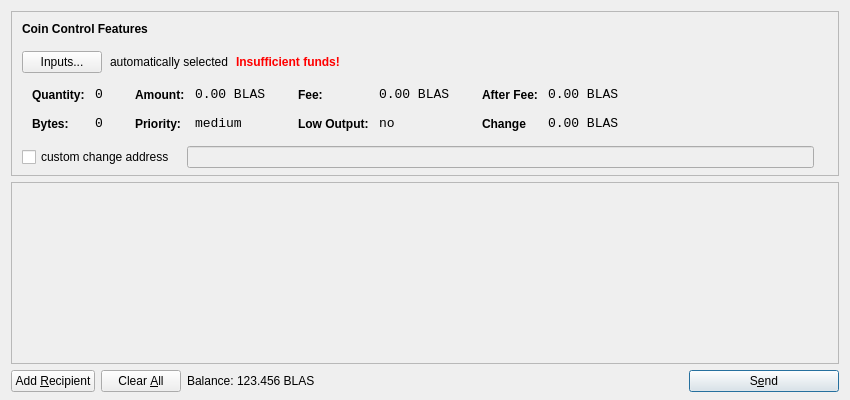
<?xml version="1.0" encoding="UTF-8"?>
<ui version="4.0">
 <class>SendCoinsDialog</class>
 <widget class="QDialog" name="SendCoinsDialog">
  <property name="geometry">
   <rect>
    <x>0</x>
    <y>0</y>
    <width>850</width>
    <height>400</height>
   </rect>
  </property>
  <property name="windowTitle">
   <string>Send Coins</string>
  </property>
  <layout class="QVBoxLayout" name="verticalLayout" stretch="0,1,0">
   <property name="bottomMargin">
    <number>8</number>
   </property>
   <item>
    <widget class="QFrame" name="frameCoinControl">
     <property name="sizePolicy">
      <sizepolicy hsizetype="Expanding" vsizetype="Expanding">
       <horstretch>0</horstretch>
       <verstretch>0</verstretch>
      </sizepolicy>
     </property>
     <property name="maximumSize">
      <size>
       <width>16777215</width>
       <height>16777215</height>
      </size>
     </property>
     <property name="frameShape">
      <enum>QFrame::StyledPanel</enum>
     </property>
     <property name="frameShadow">
      <enum>QFrame::Sunken</enum>
     </property>
     <layout class="QVBoxLayout" name="verticalLayoutCoinControl2">
      <property name="spacing">
       <number>-1</number>
      </property>
      <property name="leftMargin">
       <number>0</number>
      </property>
      <property name="topMargin">
       <number>0</number>
      </property>
      <property name="rightMargin">
       <number>0</number>
      </property>
      <property name="bottomMargin">
       <number>6</number>
      </property>
      <item>
       <layout class="QVBoxLayout" name="verticalLayoutCoinControl" stretch="0,0,0,0,1">
        <property name="spacing">
         <number>0</number>
        </property>
        <property name="leftMargin">
         <number>10</number>
        </property>
        <property name="topMargin">
         <number>10</number>
        </property>
        <item>
         <layout class="QHBoxLayout" name="horizontalLayoutCoinControl1">
          <property name="bottomMargin">
           <number>15</number>
          </property>
          <item>
           <widget class="QLabel" name="labelCoinControlFeatures">
            <property name="sizePolicy">
             <sizepolicy hsizetype="Preferred" vsizetype="Maximum">
              <horstretch>0</horstretch>
              <verstretch>0</verstretch>
             </sizepolicy>
            </property>
            <property name="font">
             <font>
              <weight>75</weight>
              <bold>true</bold>
             </font>
            </property>
            <property name="styleSheet">
             <string notr="true">font-weight:bold;</string>
            </property>
            <property name="text">
             <string>Coin Control Features</string>
            </property>
           </widget>
          </item>
         </layout>
        </item>
        <item>
         <layout class="QHBoxLayout" name="horizontalLayoutCoinControl2" stretch="0,0,0,0">
          <property name="spacing">
           <number>8</number>
          </property>
          <property name="bottomMargin">
           <number>10</number>
          </property>
          <item>
           <widget class="QPushButton" name="pushButtonCoinControl">
            <property name="styleSheet">
             <string notr="true"/>
            </property>
            <property name="text">
             <string>Inputs...</string>
            </property>
           </widget>
          </item>
          <item>
           <widget class="QLabel" name="labelCoinControlAutomaticallySelected">
            <property name="text">
             <string>automatically selected</string>
            </property>
            <property name="margin">
             <number>5</number>
            </property>
           </widget>
          </item>
          <item>
           <widget class="QLabel" name="labelCoinControlInsuffFunds">
            <property name="font">
             <font>
              <weight>75</weight>
              <bold>true</bold>
             </font>
            </property>
            <property name="styleSheet">
             <string notr="true">color:red;font-weight:bold;</string>
            </property>
            <property name="text">
             <string>Insufficient funds!</string>
            </property>
            <property name="margin">
             <number>5</number>
            </property>
           </widget>
          </item>
          <item>
           <spacer name="horizontalSpacerCoinControl">
            <property name="orientation">
             <enum>Qt::Horizontal</enum>
            </property>
            <property name="sizeHint" stdset="0">
             <size>
              <width>40</width>
              <height>1</height>
             </size>
            </property>
           </spacer>
          </item>
         </layout>
        </item>
        <item>
         <widget class="QWidget" name="widgetCoinControl" native="true">
          <property name="sizePolicy">
           <sizepolicy hsizetype="Preferred" vsizetype="Preferred">
            <horstretch>0</horstretch>
            <verstretch>0</verstretch>
           </sizepolicy>
          </property>
          <property name="minimumSize">
           <size>
            <width>0</width>
            <height>0</height>
           </size>
          </property>
          <property name="styleSheet">
           <string notr="true"/>
          </property>
          <layout class="QHBoxLayout" name="horizontalLayoutCoinControl5">
           <property name="margin">
            <number>0</number>
           </property>
           <item>
            <layout class="QHBoxLayout" name="horizontalLayoutCoinControl3" stretch="0,0,0,1">
             <property name="spacing">
              <number>20</number>
             </property>
             <property name="topMargin">
              <number>0</number>
             </property>
             <property name="bottomMargin">
              <number>10</number>
             </property>
             <item>
              <layout class="QFormLayout" name="formLayoutCoinControl1">
               <property name="horizontalSpacing">
                <number>10</number>
               </property>
               <property name="verticalSpacing">
                <number>14</number>
               </property>
               <property name="leftMargin">
                <number>10</number>
               </property>
               <property name="topMargin">
                <number>4</number>
               </property>
               <property name="rightMargin">
                <number>6</number>
               </property>
               <item row="0" column="0">
                <widget class="QLabel" name="labelCoinControlQuantityText">
                 <property name="styleSheet">
                  <string notr="true">font-weight:bold;</string>
                 </property>
                 <property name="text">
                  <string>Quantity:</string>
                 </property>
                 <property name="margin">
                  <number>0</number>
                 </property>
                </widget>
               </item>
               <item row="0" column="1">
                <widget class="QLabel" name="labelCoinControlQuantity">
                 <property name="font">
                  <font>
                   <family>Monospace</family>
                   <pointsize>10</pointsize>
                  </font>
                 </property>
                 <property name="cursor">
                  <cursorShape>IBeamCursor</cursorShape>
                 </property>
                 <property name="contextMenuPolicy">
                  <enum>Qt::ActionsContextMenu</enum>
                 </property>
                 <property name="text">
                  <string>0</string>
                 </property>
                 <property name="margin">
                  <number>0</number>
                 </property>
                 <property name="textInteractionFlags">
                  <set>Qt::LinksAccessibleByMouse|Qt::TextSelectableByKeyboard|Qt::TextSelectableByMouse</set>
                 </property>
                </widget>
               </item>
               <item row="1" column="0">
                <widget class="QLabel" name="labelCoinControlBytesText">
                 <property name="styleSheet">
                  <string notr="true">font-weight:bold;</string>
                 </property>
                 <property name="text">
                  <string>Bytes:</string>
                 </property>
                </widget>
               </item>
               <item row="1" column="1">
                <widget class="QLabel" name="labelCoinControlBytes">
                 <property name="font">
                  <font>
                   <family>Monospace</family>
                   <pointsize>10</pointsize>
                  </font>
                 </property>
                 <property name="cursor">
                  <cursorShape>IBeamCursor</cursorShape>
                 </property>
                 <property name="contextMenuPolicy">
                  <enum>Qt::ActionsContextMenu</enum>
                 </property>
                 <property name="text">
                  <string>0</string>
                 </property>
                 <property name="textInteractionFlags">
                  <set>Qt::LinksAccessibleByMouse|Qt::TextSelectableByKeyboard|Qt::TextSelectableByMouse</set>
                 </property>
                </widget>
               </item>
              </layout>
             </item>
             <item>
              <layout class="QFormLayout" name="formLayoutCoinControl2">
               <property name="horizontalSpacing">
                <number>10</number>
               </property>
               <property name="verticalSpacing">
                <number>14</number>
               </property>
               <property name="leftMargin">
                <number>6</number>
               </property>
               <property name="topMargin">
                <number>4</number>
               </property>
               <property name="rightMargin">
                <number>6</number>
               </property>
               <item row="0" column="0">
                <widget class="QLabel" name="labelCoinControlAmountText">
                 <property name="styleSheet">
                  <string notr="true">font-weight:bold;</string>
                 </property>
                 <property name="text">
                  <string>Amount:</string>
                 </property>
                 <property name="margin">
                  <number>0</number>
                 </property>
                </widget>
               </item>
               <item row="0" column="1">
                <widget class="QLabel" name="labelCoinControlAmount">
                 <property name="font">
                  <font>
                   <family>Monospace</family>
                   <pointsize>10</pointsize>
                  </font>
                 </property>
                 <property name="cursor">
                  <cursorShape>IBeamCursor</cursorShape>
                 </property>
                 <property name="contextMenuPolicy">
                  <enum>Qt::ActionsContextMenu</enum>
                 </property>
                 <property name="text">
                  <string notr="true">0.00 BLAS</string>
                 </property>
                 <property name="textInteractionFlags">
                  <set>Qt::LinksAccessibleByMouse|Qt::TextSelectableByKeyboard|Qt::TextSelectableByMouse</set>
                 </property>
                </widget>
               </item>
               <item row="1" column="0">
                <widget class="QLabel" name="labelCoinControlPriorityText">
                 <property name="styleSheet">
                  <string notr="true">font-weight:bold;</string>
                 </property>
                 <property name="text">
                  <string>Priority:</string>
                 </property>
                </widget>
               </item>
               <item row="1" column="1">
                <widget class="QLabel" name="labelCoinControlPriority">
                 <property name="font">
                  <font>
                   <family>Monospace</family>
                   <pointsize>10</pointsize>
                  </font>
                 </property>
                 <property name="cursor">
                  <cursorShape>IBeamCursor</cursorShape>
                 </property>
                 <property name="contextMenuPolicy">
                  <enum>Qt::ActionsContextMenu</enum>
                 </property>
                 <property name="text">
                  <string>medium</string>
                 </property>
                 <property name="textInteractionFlags">
                  <set>Qt::LinksAccessibleByMouse|Qt::TextSelectableByKeyboard|Qt::TextSelectableByMouse</set>
                 </property>
                </widget>
               </item>
              </layout>
             </item>
             <item>
              <layout class="QFormLayout" name="formLayoutCoinControl3">
               <property name="horizontalSpacing">
                <number>10</number>
               </property>
               <property name="verticalSpacing">
                <number>14</number>
               </property>
               <property name="leftMargin">
                <number>6</number>
               </property>
               <property name="topMargin">
                <number>4</number>
               </property>
               <property name="rightMargin">
                <number>6</number>
               </property>
               <item row="0" column="0">
                <widget class="QLabel" name="labelCoinControlFeeText">
                 <property name="styleSheet">
                  <string notr="true">font-weight:bold;</string>
                 </property>
                 <property name="text">
                  <string>Fee:</string>
                 </property>
                 <property name="margin">
                  <number>0</number>
                 </property>
                </widget>
               </item>
               <item row="0" column="1">
                <widget class="QLabel" name="labelCoinControlFee">
                 <property name="font">
                  <font>
                   <family>Monospace</family>
                   <pointsize>10</pointsize>
                  </font>
                 </property>
                 <property name="cursor">
                  <cursorShape>IBeamCursor</cursorShape>
                 </property>
                 <property name="contextMenuPolicy">
                  <enum>Qt::ActionsContextMenu</enum>
                 </property>
                 <property name="text">
                  <string notr="true">0.00 BLAS</string>
                 </property>
                 <property name="textInteractionFlags">
                  <set>Qt::LinksAccessibleByMouse|Qt::TextSelectableByKeyboard|Qt::TextSelectableByMouse</set>
                 </property>
                </widget>
               </item>
               <item row="1" column="0">
                <widget class="QLabel" name="labelCoinControlLowOutputText">
                 <property name="styleSheet">
                  <string notr="true">font-weight:bold;</string>
                 </property>
                 <property name="text">
                  <string>Low Output:</string>
                 </property>
                </widget>
               </item>
               <item row="1" column="1">
                <widget class="QLabel" name="labelCoinControlLowOutput">
                 <property name="font">
                  <font>
                   <family>Monospace</family>
                   <pointsize>10</pointsize>
                  </font>
                 </property>
                 <property name="cursor">
                  <cursorShape>IBeamCursor</cursorShape>
                 </property>
                 <property name="contextMenuPolicy">
                  <enum>Qt::ActionsContextMenu</enum>
                 </property>
                 <property name="text">
                  <string>no</string>
                 </property>
                 <property name="textInteractionFlags">
                  <set>Qt::LinksAccessibleByMouse|Qt::TextSelectableByKeyboard|Qt::TextSelectableByMouse</set>
                 </property>
                </widget>
               </item>
              </layout>
             </item>
             <item>
              <layout class="QFormLayout" name="formLayoutCoinControl4">
               <property name="horizontalSpacing">
                <number>10</number>
               </property>
               <property name="verticalSpacing">
                <number>14</number>
               </property>
               <property name="leftMargin">
                <number>6</number>
               </property>
               <property name="topMargin">
                <number>4</number>
               </property>
               <property name="rightMargin">
                <number>6</number>
               </property>
               <item row="0" column="0">
                <widget class="QLabel" name="labelCoinControlAfterFeeText">
                 <property name="styleSheet">
                  <string notr="true">font-weight:bold;</string>
                 </property>
                 <property name="text">
                  <string>After Fee:</string>
                 </property>
                 <property name="margin">
                  <number>0</number>
                 </property>
                </widget>
               </item>
               <item row="0" column="1">
                <widget class="QLabel" name="labelCoinControlAfterFee">
                 <property name="font">
                  <font>
                   <family>Monospace</family>
                   <pointsize>10</pointsize>
                  </font>
                 </property>
                 <property name="cursor">
                  <cursorShape>IBeamCursor</cursorShape>
                 </property>
                 <property name="contextMenuPolicy">
                  <enum>Qt::ActionsContextMenu</enum>
                 </property>
                 <property name="text">
                  <string notr="true">0.00 BLAS</string>
                 </property>
                 <property name="textInteractionFlags">
                  <set>Qt::LinksAccessibleByMouse|Qt::TextSelectableByKeyboard|Qt::TextSelectableByMouse</set>
                 </property>
                </widget>
               </item>
               <item row="1" column="0">
                <widget class="QLabel" name="labelCoinControlChangeText">
                 <property name="styleSheet">
                  <string notr="true">font-weight:bold;</string>
                 </property>
                 <property name="text">
                  <string>Change</string>
                 </property>
                </widget>
               </item>
               <item row="1" column="1">
                <widget class="QLabel" name="labelCoinControlChange">
                 <property name="font">
                  <font>
                   <family>Monospace</family>
                   <pointsize>10</pointsize>
                  </font>
                 </property>
                 <property name="cursor">
                  <cursorShape>IBeamCursor</cursorShape>
                 </property>
                 <property name="contextMenuPolicy">
                  <enum>Qt::ActionsContextMenu</enum>
                 </property>
                 <property name="text">
                  <string notr="true">0.00 BLAS</string>
                 </property>
                 <property name="textInteractionFlags">
                  <set>Qt::LinksAccessibleByMouse|Qt::TextSelectableByKeyboard|Qt::TextSelectableByMouse</set>
                 </property>
                </widget>
               </item>
              </layout>
             </item>
            </layout>
           </item>
          </layout>
         </widget>
        </item>
        <item>
         <layout class="QHBoxLayout" name="horizontalLayoutCoinControl4" stretch="0,0,0">
          <property name="spacing">
           <number>12</number>
          </property>
          <property name="sizeConstraint">
           <enum>QLayout::SetDefaultConstraint</enum>
          </property>
          <property name="topMargin">
           <number>5</number>
          </property>
          <property name="rightMargin">
           <number>5</number>
          </property>
          <item>
           <widget class="QCheckBox" name="checkBoxCoinControlChange">
            <property name="text">
             <string>custom change address</string>
            </property>
           </widget>
          </item>
          <item>
           <widget class="QLineEdit" name="lineEditCoinControlChange">
            <property name="enabled">
             <bool>false</bool>
            </property>
            <property name="sizePolicy">
             <sizepolicy hsizetype="Expanding" vsizetype="Fixed">
              <horstretch>0</horstretch>
              <verstretch>0</verstretch>
             </sizepolicy>
            </property>
           </widget>
          </item>
          <item>
           <widget class="QLabel" name="labelCoinControlChangeLabel">
            <property name="sizePolicy">
             <sizepolicy hsizetype="Preferred" vsizetype="Expanding">
              <horstretch>0</horstretch>
              <verstretch>0</verstretch>
             </sizepolicy>
            </property>
            <property name="minimumSize">
             <size>
              <width>0</width>
              <height>0</height>
             </size>
            </property>
            <property name="text">
             <string/>
            </property>
            <property name="margin">
             <number>3</number>
            </property>
           </widget>
          </item>
         </layout>
        </item>
        <item>
         <spacer name="verticalSpacerCoinControl">
          <property name="orientation">
           <enum>Qt::Vertical</enum>
          </property>
          <property name="sizeHint" stdset="0">
           <size>
            <width>800</width>
            <height>1</height>
           </size>
          </property>
         </spacer>
        </item>
       </layout>
      </item>
     </layout>
    </widget>
   </item>
   <item>
    <widget class="QScrollArea" name="scrollArea">
     <property name="widgetResizable">
      <bool>true</bool>
     </property>
     <widget class="QWidget" name="scrollAreaWidgetContents">
      <property name="geometry">
       <rect>
        <x>0</x>
        <y>0</y>
        <width>830</width>
        <height>165</height>
       </rect>
      </property>
      <layout class="QVBoxLayout" name="verticalLayout_2">
       <property name="margin">
        <number>0</number>
       </property>
       <item>
        <layout class="QVBoxLayout" name="entries">
         <property name="spacing">
          <number>6</number>
         </property>
        </layout>
       </item>
       <item>
        <spacer name="verticalSpacer">
         <property name="orientation">
          <enum>Qt::Vertical</enum>
         </property>
         <property name="sizeHint" stdset="0">
          <size>
           <width>20</width>
           <height>40</height>
          </size>
         </property>
        </spacer>
       </item>
      </layout>
     </widget>
    </widget>
   </item>
   <item>
    <layout class="QHBoxLayout" name="horizontalLayout">
     <item>
      <widget class="QPushButton" name="addButton">
       <property name="toolTip">
        <string>Send to multiple recipients at once</string>
       </property>
       <property name="text">
        <string>Add &amp;Recipient</string>
       </property>
       <property name="autoDefault">
        <bool>false</bool>
       </property>
      </widget>
     </item>
     <item>
      <widget class="QPushButton" name="clearButton">
       <property name="sizePolicy">
        <sizepolicy hsizetype="Minimum" vsizetype="Fixed">
         <horstretch>0</horstretch>
         <verstretch>0</verstretch>
        </sizepolicy>
       </property>
       <property name="toolTip">
        <string>Remove all transaction fields</string>
       </property>
       <property name="text">
        <string>Clear &amp;All</string>
       </property>
       <property name="autoRepeatDelay">
        <number>300</number>
       </property>
       <property name="autoDefault">
        <bool>false</bool>
       </property>
      </widget>
     </item>
     <item>
      <layout class="QHBoxLayout" name="horizontalLayout_2">
       <property name="spacing">
        <number>3</number>
       </property>
       <item>
        <widget class="QLabel" name="label">
         <property name="sizePolicy">
          <sizepolicy hsizetype="Preferred" vsizetype="Fixed">
           <horstretch>0</horstretch>
           <verstretch>0</verstretch>
          </sizepolicy>
         </property>
         <property name="text">
          <string>Balance:</string>
         </property>
        </widget>
       </item>
       <item>
        <widget class="QLabel" name="labelBalance">
         <property name="sizePolicy">
          <sizepolicy hsizetype="Preferred" vsizetype="Fixed">
           <horstretch>0</horstretch>
           <verstretch>0</verstretch>
          </sizepolicy>
         </property>
         <property name="cursor">
          <cursorShape>IBeamCursor</cursorShape>
         </property>
         <property name="text">
          <string notr="true">123.456 BLAS</string>
         </property>
         <property name="textInteractionFlags">
          <set>Qt::LinksAccessibleByMouse|Qt::TextSelectableByKeyboard|Qt::TextSelectableByMouse</set>
         </property>
        </widget>
       </item>
      </layout>
     </item>
     <item>
      <spacer name="horizontalSpacer">
       <property name="orientation">
        <enum>Qt::Horizontal</enum>
       </property>
       <property name="sizeHint" stdset="0">
        <size>
         <width>40</width>
         <height>20</height>
        </size>
       </property>
      </spacer>
     </item>
     <item>
      <widget class="QPushButton" name="sendButton">
       <property name="minimumSize">
        <size>
         <width>150</width>
         <height>0</height>
        </size>
       </property>
       <property name="toolTip">
        <string>Confirm the send action</string>
       </property>
       <property name="text">
        <string>S&amp;end</string>
       </property>
       <property name="icon">
        <iconset resource="../bitcoin.qrc">
         <normaloff>:/icons/send</normaloff>:/icons/send</iconset>
       </property>
       <property name="default">
        <bool>true</bool>
       </property>
      </widget>
     </item>
    </layout>
   </item>
  </layout>
 </widget>
 <resources>
  <include location="../bitcoin.qrc"/>
 </resources>
 <connections/>
</ui>
